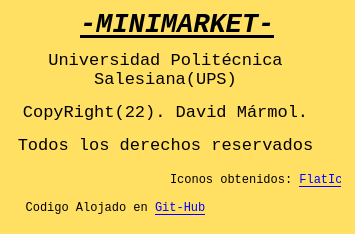
<?xml version="1.0" encoding="UTF-8"?>
<ui version="4.0">
 <class>Acerca</class>
 <widget class="QDialog" name="Acerca">
  <property name="geometry">
   <rect>
    <x>0</x>
    <y>0</y>
    <width>355</width>
    <height>234</height>
   </rect>
  </property>
  <property name="font">
   <font>
    <family>Consolas</family>
   </font>
  </property>
  <property name="windowTitle">
   <string>Dialog</string>
  </property>
  <property name="styleSheet">
   <string notr="true">background-color: rgb(255, 224, 99);</string>
  </property>
  <widget class="QLabel" name="label">
   <property name="geometry">
    <rect>
     <x>80</x>
     <y>0</y>
     <width>261</width>
     <height>51</height>
    </rect>
   </property>
   <property name="font">
    <font>
     <family>Consolas</family>
    </font>
   </property>
   <property name="text">
    <string>&lt;html&gt;&lt;head/&gt;&lt;body&gt;&lt;p&gt;&lt;span style=&quot; font-size:20pt; font-weight:600; font-style:italic; text-decoration: underline;&quot;&gt;-MINIMARKET-&lt;/span&gt;&lt;/p&gt;&lt;/body&gt;&lt;/html&gt;</string>
   </property>
  </widget>
  <widget class="QLabel" name="lblGitHub">
   <property name="geometry">
    <rect>
     <x>10</x>
     <y>200</y>
     <width>211</width>
     <height>17</height>
    </rect>
   </property>
   <property name="font">
    <font>
     <family>Consolas</family>
    </font>
   </property>
   <property name="text">
    <string>&lt;html&gt;&lt;head/&gt;&lt;body&gt;&lt;p align=&quot;center&quot;&gt;Codigo Alojado en &lt;a href=&quot;https://github.com/&quot;&gt;&lt;span style=&quot; text-decoration: underline; color:#0000ff;&quot;&gt;Git-Hub&lt;/span&gt;&lt;/a&gt;&lt;/p&gt;&lt;/body&gt;&lt;/html&gt;</string>
   </property>
  </widget>
  <widget class="QLabel" name="lblDR">
   <property name="geometry">
    <rect>
     <x>10</x>
     <y>50</y>
     <width>311</width>
     <height>121</height>
    </rect>
   </property>
   <property name="font">
    <font>
     <family>Consolas</family>
     <pointsize>13</pointsize>
    </font>
   </property>
   <property name="text">
    <string>&lt;html&gt;&lt;head/&gt;&lt;body&gt;&lt;p align=&quot;center&quot;&gt;Universidad Politécnica Salesiana(UPS)&lt;/p&gt;&lt;p align=&quot;center&quot;&gt;CopyRight(22). David Mármol.&lt;/p&gt;&lt;p align=&quot;center&quot;&gt;Todos los derechos reservados&lt;/p&gt;&lt;p align=&quot;center&quot;&gt;2022&lt;/p&gt;&lt;/body&gt;&lt;/html&gt;</string>
   </property>
   <property name="wordWrap">
    <bool>true</bool>
   </property>
  </widget>
  <widget class="QLabel" name="lblFlaticon">
   <property name="geometry">
    <rect>
     <x>170</x>
     <y>170</y>
     <width>171</width>
     <height>21</height>
    </rect>
   </property>
   <property name="font">
    <font>
     <family>Consolas</family>
    </font>
   </property>
   <property name="text">
    <string>&lt;html&gt;&lt;head/&gt;&lt;body&gt;&lt;p&gt;Iconos obtenidos: &lt;a href=&quot;https://www.flaticon.es/&quot;&gt;&lt;span style=&quot; text-decoration: underline; color:#0000ff;&quot;&gt;FlatIcon&lt;/span&gt;&lt;/a&gt;&lt;/p&gt;&lt;/body&gt;&lt;/html&gt;</string>
   </property>
  </widget>
 </widget>
 <resources/>
 <connections/>
</ui>
